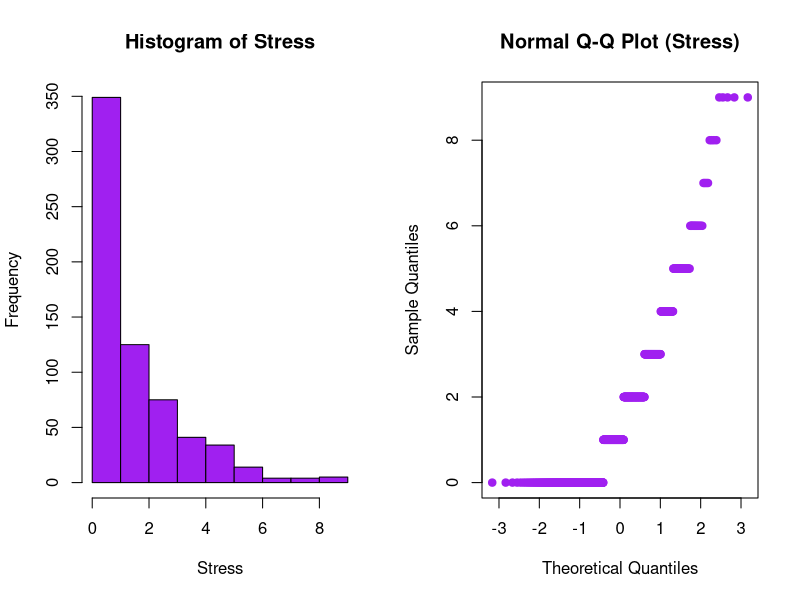
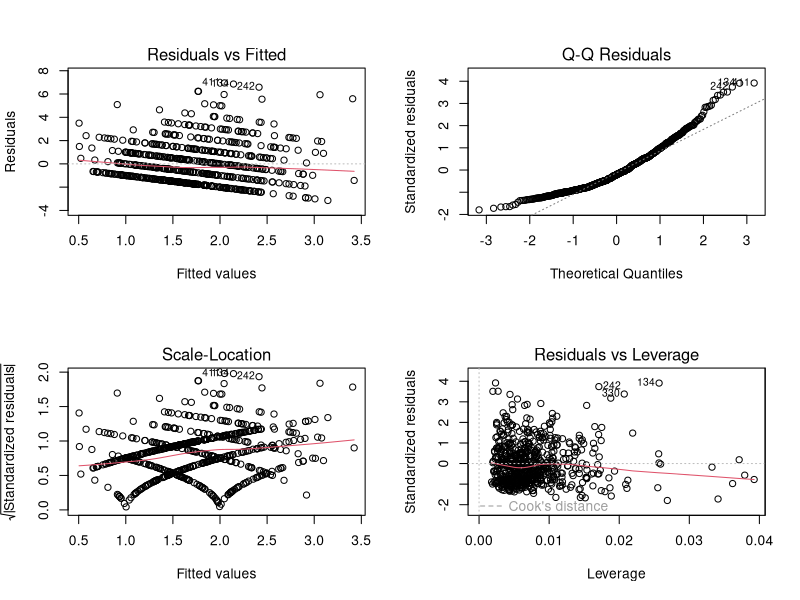
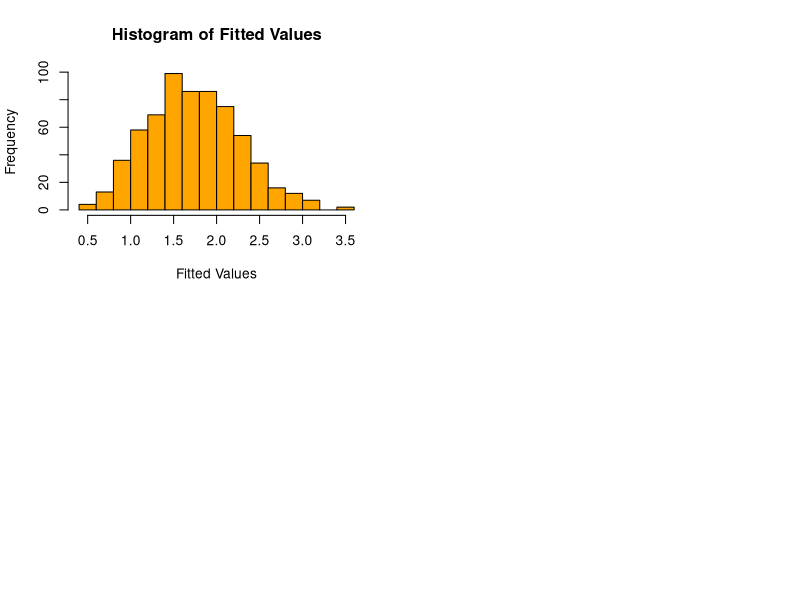
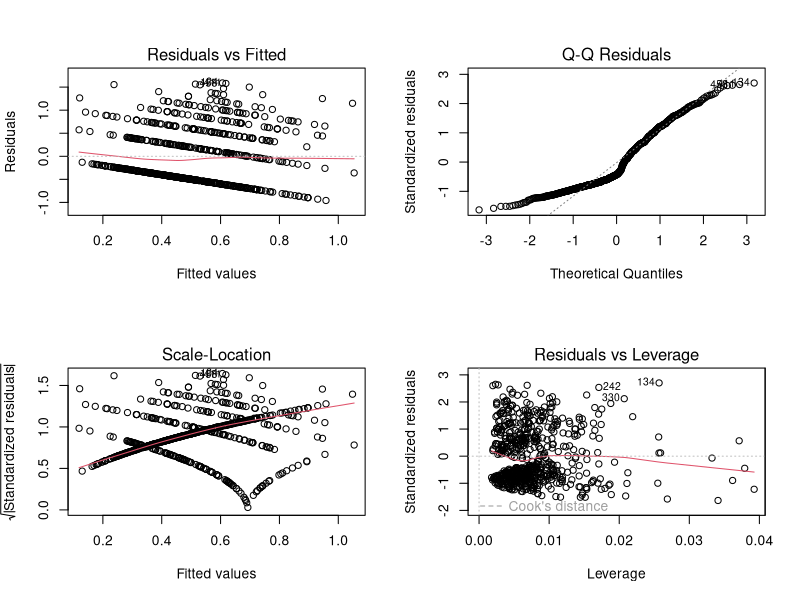
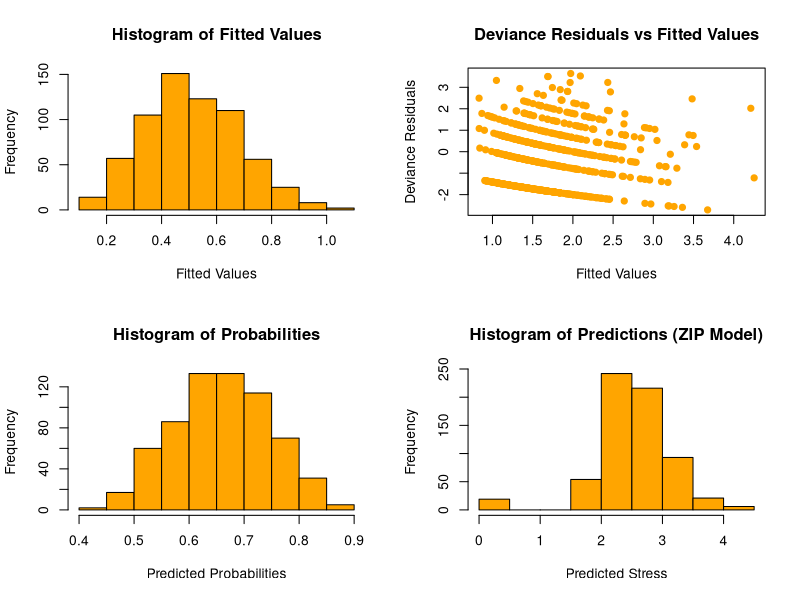
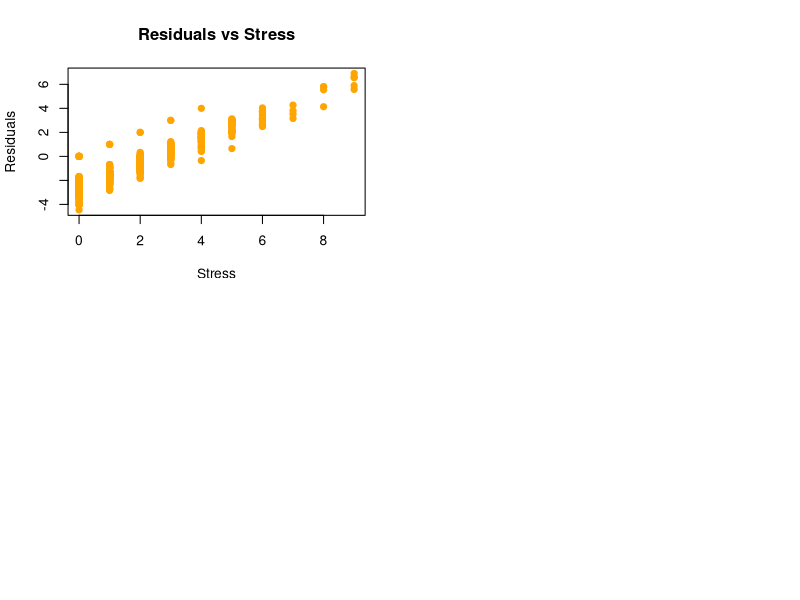

Reproduce these figures in R, in order.
## ---- chunk 1
knitr::opts_chunk$set(echo = FALSE, warning = FALSE, message = FALSE, fig.align = "center")
## ---- chunk 2
library(dplyr)
library(tidyr)
library(readr)
library(ggplot2)
library(pscl)
library(knitr)
## ---- chunk 3
mydf <- read_csv("STRESS.csv")
## ---- chunk 4
par(mfrow = c(1, 2))

# Histogram
hist(mydf$STRESS, xlab = "Stress", main = "Histogram of Stress", col = "purple")

# Q-Q Plot
qqnorm(mydf$STRESS, main = "Normal Q-Q Plot (Stress)", pch = 19, col = "purple")
## ---- chunk 5
ols1 <- lm(STRESS ~ COHES + ESTEEM + GRADES + SATTACH, data = mydf)
summary(ols1)
## ---- chunk 6
par(mfrow=c(2,2))

plot(ols1)
## ---- chunk 7
hist(ols1$fitted.values, main = "Histogram of Fitted Values", xlab = "Fitted Values", col = "orange")
## ---- chunk 8
logSTRESS <- ifelse(mydf$STRESS == 0, 0, log(mydf$STRESS))
ols2 <- lm(logSTRESS ~ COHES + ESTEEM + GRADES + SATTACH, data = mydf)
summary(ols2)
## ---- chunk 9
par(mfrow=c(2,2))

plot(ols2)
## ---- chunk 10
hist(ols2$fitted.values, main = "Histogram of Fitted Values", xlab = "Fitted Values", col = "orange")
## ---- chunk 11
pois1 <- glm(STRESS ~ COHES + ESTEEM + GRADES + SATTACH, data = mydf, family = "poisson")
summary(pois1)
## ---- chunk 12
nbr1 <- MASS::glm.nb(STRESS ~ COHES + ESTEEM + GRADES + SATTACH, data = mydf)
summary(nbr1)
## ---- chunk 13
# Mean & SD
meanCOHES <- mean(mydf$COHES)
sdCOHES <- sd(mydf$COHES)

# Calculate the groups
mydf <- mydf %>%
  mutate(groupCOHES = case_when(
    COHES < (meanCOHES - sdCOHES) ~ "Low",
    between(COHES, meanCOHES - sdCOHES, meanCOHES + sdCOHES) ~ "Middle",
    COHES > (meanCOHES + sdCOHES) ~ "High"
  ))

# View the counts
table(mydf$groupCOHES)
## ---- chunk 14
poisBIC <- BIC(pois1)
nbrBIC <- BIC(nbr1)
## ---- chunk 15
plot(
  pois1$fitted.values,
  residuals(pois1, type = "deviance"),
  main = "Deviance Residuals vs Fitted Values",
  xlab = "Fitted Values",
  ylab = "Deviance Residuals",
  pch = 19,
  col = "orange"
)
## ---- chunk 16
mydf$Y_IND <- ifelse(mydf$STRESS == 0, 0, 1)

lr1 <- glm(Y_IND ~ COHES + ESTEEM + GRADES + SATTACH, data = mydf, family = "binomial")
summary(lr1)
## ---- chunk 17
cohes_odds_change <- round(exp(lr1$coefficients[2]), digits = 3)
esteem_odds_change <- round(exp(lr1$coefficients[3]), digits = 3)
grades_odds_change <- round(exp(lr1$coefficients[4]), digits = 3)
sattach_odds_change <- round(exp(lr1$coefficients[5]), digits = 3)
## ---- chunk 18
logit_lr <-
  (
    lr1$coefficients[1] +  lr1$coefficients[2] * mydf$COHES + 
      lr1$coefficients[3] * mydf$ESTEEM + 
      lr1$coefficients[4] * mydf$GRADES + 
      lr1$coefficients[5] * mydf$SATTACH
  )

pi_lr <- exp(logit_lr) / (1 + exp(logit_lr))
pi_lr_thresh <- ifelse(pi_lr >= 0.5, 1, 0)
## ---- chunk 19
table(mydf$Y_IND, pi_lr_thresh, dnn = c("STRESS Yes or No", "Predict"))
## ---- chunk 20
accuracy_lr <- (422 + 11) / (422 + 11 + 8 + 210)
precision_lr <- 422 / (422 + 201)
recall_lr <- 422 / (422 + 8)
## ---- chunk 21
# Create Stress Level Variable
# Turns 0 into NA
mydf$StressLevel <- ifelse(mydf$STRESS == 0, NA, mydf$STRESS)

# Create binary stress variable
mydf$STRESS_binary <- ifelse(mydf$STRESS == 0, 0, 1)
## ---- chunk 22
# Logistic Regression Model on Dichotomous Stress Variable
lr9 <- glm(STRESS_binary ~ COHES + ESTEEM + GRADES + SATTACH, data = mydf, family = "binomial")

# Poisson Regression on Stress Level (excludes zeros)
pois9 <- glm(StressLevel ~ COHES + ESTEEM + GRADES + SATTACH, data = mydf, family = "poisson")
## ---- chunk 23
summary(lr9)
## ---- chunk 24
hist(pi_lr, main = "Histogram of Probabilities", xlab = "Predicted Probabilities", col = "orange")
## ---- chunk 25
summary(pois9)
## ---- chunk 26
combined_yhat <- ifelse(pi_lr < 0.5, 0, pois9$fitted.values)

hist(combined_yhat,
     main = "Histogram of Predictions (ZIP Model)",
     xlab = "Predicted Stress",
     col = "orange")
## ---- chunk 27
resid9 <- mydf$STRESS - combined_yhat

plot(
  mydf$STRESS,
  resid9,
  main = "Residuals vs Stress",
  xlab = "Stress",
  ylab = "Residuals",
  pch = 19,
  col = "orange"
)
## ---- chunk 28
zip10 <- zeroinfl(STRESS ~ COHES | COHES, data = mydf)
summary(zip10)
## ---- chunk 29
cohes_odds <- round(exp(-0.015427), digits = 3)
## ---- chunk 30
zip11 <- zeroinfl(STRESS ~ COHES + ESTEEM | COHES + ESTEEM + GRADES + SATTACH, data = mydf)
summary(zip11)
## ---- chunk 31
zip10AIC <- round(AIC(zip10), digits = 3)
zip11AIC <- round(AIC(zip11), digits = 3)
